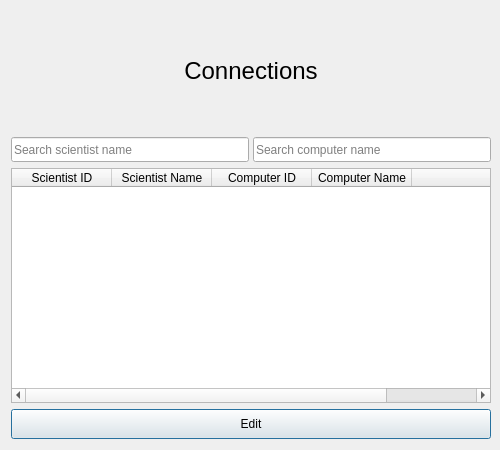
<?xml version="1.0" encoding="UTF-8"?>
<ui version="4.0">
 <class>ConnectionDialog</class>
 <widget class="QDialog" name="ConnectionDialog">
  <property name="geometry">
   <rect>
    <x>0</x>
    <y>0</y>
    <width>500</width>
    <height>450</height>
   </rect>
  </property>
  <property name="minimumSize">
   <size>
    <width>500</width>
    <height>450</height>
   </size>
  </property>
  <property name="maximumSize">
   <size>
    <width>16777215</width>
    <height>16777215</height>
   </size>
  </property>
  <property name="windowTitle">
   <string>Connections</string>
  </property>
  <property name="windowIcon">
   <iconset resource="aukaefni.qrc">
    <normaloff>:/images/pictures/linking.png</normaloff>:/images/pictures/linking.png</iconset>
  </property>
  <layout class="QGridLayout" name="gridLayout">
   <item row="0" column="0" colspan="2">
    <widget class="QLabel" name="label">
     <property name="sizePolicy">
      <sizepolicy hsizetype="Expanding" vsizetype="Fixed">
       <horstretch>0</horstretch>
       <verstretch>0</verstretch>
      </sizepolicy>
     </property>
     <property name="minimumSize">
      <size>
       <width>480</width>
       <height>120</height>
      </size>
     </property>
     <property name="maximumSize">
      <size>
       <width>16777215</width>
       <height>120</height>
      </size>
     </property>
     <property name="text">
      <string>&lt;html&gt;&lt;head/&gt;&lt;body&gt;&lt;p align=&quot;center&quot;&gt;&lt;span style=&quot; font-size:18pt;&quot;&gt;Connections&lt;/span&gt;&lt;/p&gt;&lt;/body&gt;&lt;/html&gt;</string>
     </property>
    </widget>
   </item>
   <item row="1" column="0">
    <widget class="QLineEdit" name="SearchScientistName">
     <property name="minimumSize">
      <size>
       <width>238</width>
       <height>25</height>
      </size>
     </property>
     <property name="maximumSize">
      <size>
       <width>16777215</width>
       <height>25</height>
      </size>
     </property>
     <property name="placeholderText">
      <string>Search scientist name</string>
     </property>
    </widget>
   </item>
   <item row="1" column="1">
    <widget class="QLineEdit" name="SearchComputerName">
     <property name="minimumSize">
      <size>
       <width>238</width>
       <height>25</height>
      </size>
     </property>
     <property name="maximumSize">
      <size>
       <width>16777215</width>
       <height>25</height>
      </size>
     </property>
     <property name="styleSheet">
      <string notr="true"/>
     </property>
     <property name="placeholderText">
      <string>Search computer name</string>
     </property>
    </widget>
   </item>
   <item row="2" column="0" colspan="2">
    <widget class="QTableWidget" name="ConnectionTable">
     <property name="minimumSize">
      <size>
       <width>480</width>
       <height>150</height>
      </size>
     </property>
     <property name="maximumSize">
      <size>
       <width>16777215</width>
       <height>16777215</height>
      </size>
     </property>
     <property name="focusPolicy">
      <enum>Qt::ClickFocus</enum>
     </property>
     <property name="styleSheet">
      <string notr="true"/>
     </property>
     <property name="sortingEnabled">
      <bool>true</bool>
     </property>
     <column>
      <property name="text">
       <string>Scientist ID</string>
      </property>
     </column>
     <column>
      <property name="text">
       <string>Scientist Name</string>
      </property>
     </column>
     <column>
      <property name="text">
       <string>Computer ID</string>
      </property>
     </column>
     <column>
      <property name="text">
       <string>Computer Name</string>
      </property>
     </column>
     <column>
      <property name="text">
       <string/>
      </property>
     </column>
    </widget>
   </item>
   <item row="3" column="0" colspan="2" alignment="Qt::AlignHCenter">
    <widget class="QPushButton" name="pushButton">
     <property name="sizePolicy">
      <sizepolicy hsizetype="Fixed" vsizetype="Fixed">
       <horstretch>0</horstretch>
       <verstretch>0</verstretch>
      </sizepolicy>
     </property>
     <property name="minimumSize">
      <size>
       <width>480</width>
       <height>30</height>
      </size>
     </property>
     <property name="maximumSize">
      <size>
       <width>480</width>
       <height>30</height>
      </size>
     </property>
     <property name="styleSheet">
      <string notr="true"/>
     </property>
     <property name="text">
      <string>Edit</string>
     </property>
    </widget>
   </item>
  </layout>
 </widget>
 <resources>
  <include location="aukaefni.qrc"/>
 </resources>
 <connections/>
</ui>
